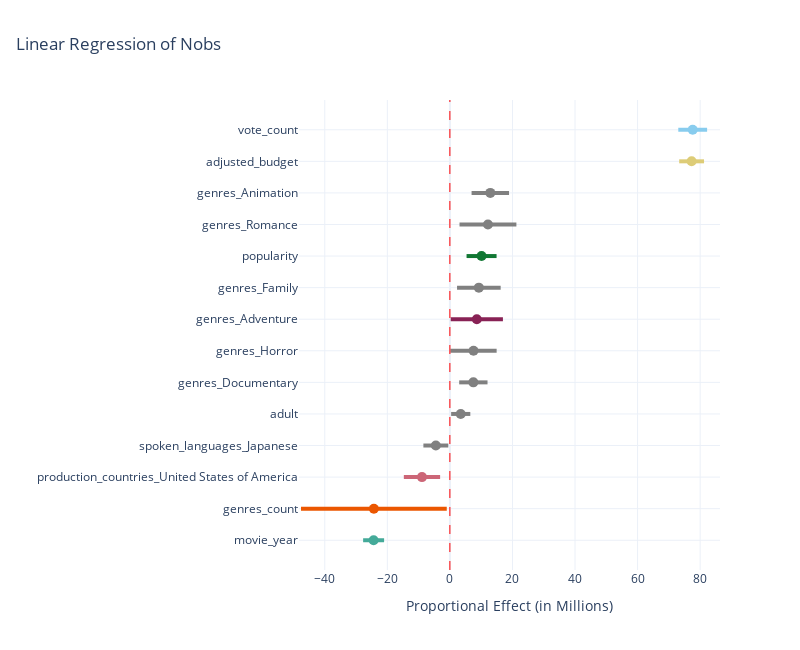

Source (notebook cell):
### Code cell
to_include = results.params[results.pvalues < 0.05][1:].sort_values() # get only those with significant pvalues
confidence_intervals = results.conf_int().loc[to_include.index]
ci_values = confidence_intervals.values
colors = [color_palette.get(feature, "#eb5600") for feature in to_include.index]  

fig = go.Figure()

fig.add_trace(go.Scatter(
    x=to_include.values / 1e6,  # Scale x-axis values to 1e6
    y=to_include.index,
    mode='markers',
    marker=dict(size=10, color=colors),
    name="Proportional Effect",
    hoverinfo="text",
    text=[
        f"Feature: {feature}<br>Proportional Effect: {effect / 1e6:.2f} Millions<br>CI: ({ci[0] / 1e6:.2f} Millions, {ci[1] / 1e6:.2f} Millions)"
        for feature, effect, ci in zip(to_include.index, to_include.values.astype(float), ci_values.astype(float))
    ]
))


for i, (ci, color) in enumerate(zip(ci_values, colors)):
    fig.add_shape(
        type="line",
        x0=ci[0] / 1e6,  # Lower CI bound
        x1=ci[1] / 1e6,  # Upper CI bound
        y0=i,  
        y1=i,  
        line=dict(color=color, width=4, dash='solid')  
    )

fig.add_vline(
    x=0,
    line=dict(color="red", width=1, dash='dash'),
)
fig.update_layout(
    title=dict(
        text="Linear Regression of Nobs", 
        x=0.02,  
    ),
    xaxis=dict(
        title="Proportional Effect (in Millions)",
        tickvals=[-40, -20, 0, 20, 40, 60, 80],
    ),

    yaxis=dict(
        title="",
        tickmode="array",
        tickvals=list(range(len(to_include.index))),
        ticktext=list(to_include.index)
    ),
    template="plotly_white",
    width=800,
    height=650
)

fig.show()

### Figure 1 — Plotly figure (JSON) as saved in the notebook; plotly's stock layout.template omitted (floating-point values rounded to 4 significant figures)
{"data": [{"hoverinfo": "text", "marker": {"color": ["#44AA99", "#eb5600", "#CC6677", "grey", "grey", "grey", "grey", "#882255", "grey", "#117733", "grey", "grey", "#DDCC77", "#88CCEE"], "size": 10}, "mode": "markers", "name": "Proportional Effect", "text": ["Feature: movie_year<br>Proportional Effect: -24.38 Millions<br>CI: (-27.73 Millions, -21.03 Millions)", "Feature: genres_count<br>Proportional Effect: -24.30 Millions<br>CI: (-47.59 Millions, -1.00 Millions)", "Feature: production_countries_United States of America<br>Proportional Effect: -8.92 Millions<br>CI: (-14.72 Millions, -3.12 Millions)", "Feature: spoken_languages_Japanese<br>Proportional Effect: -4.49 Millions<br>CI: (-8.47 Millions, -0.50 Millions)", "Feature: adult<br>Proportional Effect: 3.46 Millions<br>CI: (0.40 Millions, 6.53 Millions)", "Feature: genres_Documentary<br>Proportional Effect: 7.50 Millions<br>CI: (2.97 Millions, 12.03 Millions)", "Feature: genres_Horror<br>Proportional Effect: 7.55 Millions<br>CI: (0.16 Millions, 14.95 Millions)", "Feature: genres_Adventure<br>Proportional Effect: 8.61 Millions<br>CI: (0.26 Millions, 16.95 Millions)", "Feature: genres_Family<br>Proportional Effect: 9.26 Millions<br>CI: (2.29 Millions, 16.23 Millions)", "Feature: popularity<br>Proportional Effect: 10.13 Millions<br>CI: (5.33 Millions, 14.92 Millions)", "Feature: genres_Romance<br>Proportional Effect: 12.17 Millions<br>CI: (3.07 Millions, 21.26 Millions)", "Feature: genres_Animation<br>Proportional Effect: 12.92 Millions<br>CI: (6.94 Millions, 18.91 Millions)", "Feature: adjusted_budget<br>Proportional Effect: 77.27 Millions<br>CI: (73.30 Millions, 81.24 Millions)", "Feature: vote_count<br>Proportional Effect: 77.62 Millions<br>CI: (73.01 Millions, 82.22 Millions)"], "type": "scatter", "x": [-24.38, -24.3, -8.921, -4.487, 3.463, 7.5, 7.553, 8.607, 9.259, 10.13, 12.17, 12.92, 77.27, 77.62], "y": ["movie_year", "genres_count", "production_countries_United States of America", "spoken_languages_Japanese", "adult", "genres_Documentary", "genres_Horror", "genres_Adventure", "genres_Family", "popularity", "genres_Romance", "genres_Animation", "adjusted_budget", "vote_count"]}], "layout": {"height": 650, "shapes": [{"line": {"color": "#44AA99", "dash": "solid", "width": 4}, "type": "line", "x0": -27.73, "x1": -21.03, "y0": 0, "y1": 0}, {"line": {"color": "#eb5600", "dash": "solid", "width": 4}, "type": "line", "x0": -47.59, "x1": -0.9982, "y0": 1, "y1": 1}, {"line": {"color": "#CC6677", "dash": "solid", "width": 4}, "type": "line", "x0": -14.72, "x1": -3.121, "y0": 2, "y1": 2}, {"line": {"color": "grey", "dash": "solid", "width": 4}, "type": "line", "x0": -8.471, "x1": -0.5031, "y0": 3, "y1": 3}, {"line": {"color": "grey", "dash": "solid", "width": 4}, "type": "line", "x0": 0.3978, "x1": 6.528, "y0": 4, "y1": 4}, {"line": {"color": "grey", "dash": "solid", "width": 4}, "type": "line", "x0": 2.97, "x1": 12.03, "y0": 5, "y1": 5}, {"line": {"color": "grey", "dash": "solid", "width": 4}, "type": "line", "x0": 0.1614, "x1": 14.95, "y0": 6, "y1": 6}, {"line": {"color": "#882255", "dash": "solid", "width": 4}, "type": "line", "x0": 0.2619, "x1": 16.95, "y0": 7, "y1": 7}, {"line": {"color": "grey", "dash": "solid", "width": 4}, "type": "line", "x0": 2.285, "x1": 16.23, "y0": 8, "y1": 8}, {"line": {"color": "#117733", "dash": "solid", "width": 4}, "type": "line", "x0": 5.33, "x1": 14.92, "y0": 9, "y1": 9}, {"line": {"color": "grey", "dash": "solid", "width": 4}, "type": "line", "x0": 3.075, "x1": 21.26, "y0": 10, "y1": 10}, {"line": {"color": "grey", "dash": "solid", "width": 4}, "type": "line", "x0": 6.935, "x1": 18.91, "y0": 11, "y1": 11}, {"line": {"color": "#DDCC77", "dash": "solid", "width": 4}, "type": "line", "x0": 73.3, "x1": 81.24, "y0": 12, "y1": 12}, {"line": {"color": "#88CCEE", "dash": "solid", "width": 4}, "type": "line", "x0": 73.01, "x1": 82.22, "y0": 13, "y1": 13}, {"line": {"color": "red", "dash": "dash", "width": 1}, "type": "line", "x0": 0, "x1": 0, "xref": "x", "y0": 0, "y1": 1, "yref": "y domain"}], "title": {"text": "Linear Regression of Nobs", "x": 0.02}, "width": 800, "xaxis": {"tickvals": [-40, -20, 0, 20, 40, 60, 80], "title": {"text": "Proportional Effect (in Millions)"}}, "yaxis": {"tickmode": "array", "ticktext": ["movie_year", "genres_count", "production_countries_United States of America", "spoken_languages_Japanese", "adult", "genres_Documentary", "genres_Horror", "genres_Adventure", "genres_Family", "popularity", "genres_Romance", "genres_Animation", "adjusted_budget", "vote_count"], "tickvals": [0, 1, 2, 3, 4, 5, 6, 7, 8, 9, 10, 11, 12, 13], "title": {"text": ""}}}}
